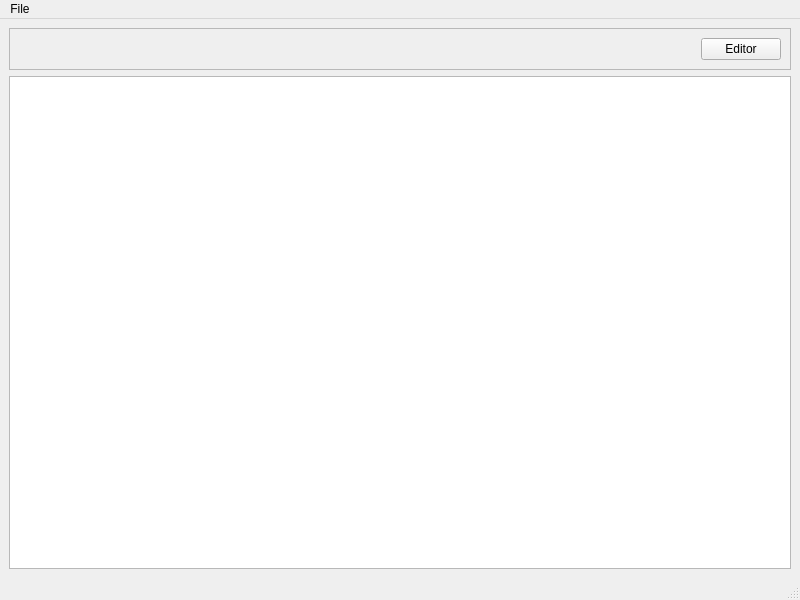
<?xml version="1.0" encoding="UTF-8"?>
<ui version="4.0">
 <class>MainWindow</class>
 <widget class="QMainWindow" name="MainWindow">
  <property name="geometry">
   <rect>
    <x>0</x>
    <y>0</y>
    <width>800</width>
    <height>600</height>
   </rect>
  </property>
  <property name="windowTitle">
   <string>Todo</string>
  </property>
  <property name="windowIcon">
   <iconset resource="data.qrc">
    <normaloff>:/icons/resources/todo-icon.png</normaloff>:/icons/resources/todo-icon.png</iconset>
  </property>
  <widget class="QWidget" name="centralwidget">
   <layout class="QVBoxLayout" name="verticalLayout">
    <item>
     <widget class="QFrame" name="frame">
      <property name="frameShape">
       <enum>QFrame::StyledPanel</enum>
      </property>
      <property name="frameShadow">
       <enum>QFrame::Raised</enum>
      </property>
      <layout class="QHBoxLayout" name="horizontalLayout">
       <item>
        <spacer name="horizontalSpacer">
         <property name="orientation">
          <enum>Qt::Horizontal</enum>
         </property>
         <property name="sizeHint" stdset="0">
          <size>
           <width>673</width>
           <height>20</height>
          </size>
         </property>
        </spacer>
       </item>
       <item>
        <widget class="QPushButton" name="editorButton">
         <property name="text">
          <string>Editor</string>
         </property>
        </widget>
       </item>
      </layout>
     </widget>
    </item>
    <item>
     <widget class="QGraphicsView" name="graphicsView">
      <property name="mouseTracking">
       <bool>true</bool>
      </property>
     </widget>
    </item>
   </layout>
  </widget>
  <widget class="QMenuBar" name="menubar">
   <property name="geometry">
    <rect>
     <x>0</x>
     <y>0</y>
     <width>800</width>
     <height>22</height>
    </rect>
   </property>
   <widget class="QMenu" name="menuFile">
    <property name="title">
     <string>File</string>
    </property>
    <addaction name="actionNew"/>
    <addaction name="actionOpen"/>
    <addaction name="actionSave"/>
    <addaction name="separator"/>
    <addaction name="actionQuit"/>
   </widget>
   <addaction name="menuFile"/>
  </widget>
  <widget class="QStatusBar" name="statusbar"/>
  <action name="actionOpen">
   <property name="text">
    <string>Open</string>
   </property>
   <property name="shortcut">
    <string>Ctrl+O</string>
   </property>
  </action>
  <action name="actionSave">
   <property name="text">
    <string>Save</string>
   </property>
   <property name="shortcut">
    <string>Ctrl+S</string>
   </property>
  </action>
  <action name="actionQuit">
   <property name="text">
    <string>Quit</string>
   </property>
   <property name="shortcut">
    <string>Ctrl+Q</string>
   </property>
  </action>
  <action name="actionNew">
   <property name="text">
    <string>New</string>
   </property>
   <property name="shortcut">
    <string>Ctrl+N</string>
   </property>
  </action>
 </widget>
 <resources>
  <include location="data.qrc"/>
 </resources>
 <connections/>
</ui>
